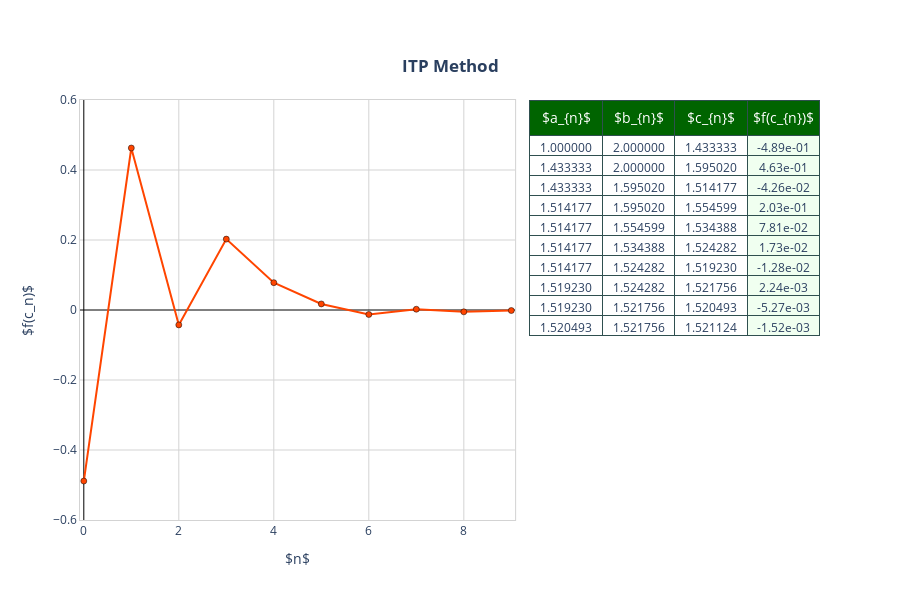

Notebook source saved alongside this figure:
### Markdown cell above
Furthermore, for the above example, we have,

### Code cell
data = ITP_Method(f, a, b, TOL = 5e-4)
#
Bracketing_Methods_Figs(data, Name = 'ITP Method', YL = [-.6, .6], CL = 'OrangeRed')

### Figure 1 — Plotly figure (JSON) as saved in the notebook; plotly's stock layout.template omitted (floating-point values rounded to 4 significant figures)
{"data": [{"marker": {"color": "OrangeRed", "line": {"color": "Black", "width": 0.5}}, "mode": "lines+markers", "opacity": 1, "type": "scatter", "x": [0, 1, 2, 3, 4, 5, 6, 7, 8, 9], "xaxis": "x", "y": [-0.4886, 0.4629, -0.04258, 0.2025, 0.07809, 0.01729, -0.01276, 0.002237, -0.005268, -0.001518], "yaxis": "y"}, {"cells": {"align": ["center", "center"], "fill": {"color": ["white", "white", "white", "HoneyDew"]}, "font": {"size": 12}, "height": 20, "line": {"color": "darkslategray"}, "values": [["1.000000", "1.433333", "1.433333", "1.514177", "1.514177", "1.514177", "1.514177", "1.519230", "1.519230", "1.520493"], ["2.000000", "2.000000", "1.595020", "1.595020", "1.554599", "1.534388", "1.524282", "1.524282", "1.521756", "1.521756"], ["1.433333", "1.595020", "1.514177", "1.554599", "1.534388", "1.524282", "1.519230", "1.521756", "1.520493", "1.521124"], ["-4.89e-01", "4.63e-01", "-4.26e-02", "2.03e-01", "7.81e-02", "1.73e-02", "-1.28e-02", "2.24e-03", "-5.27e-03", "-1.52e-03"]]}, "domain": {"x": [0.608, 1], "y": [0, 1]}, "header": {"align": ["center", "center"], "fill": {"color": "DarkGreen"}, "font": {"color": "white", "size": 14}, "height": 25, "line": {"color": "darkslategray"}, "values": ["$a_{n}$", "$b_{n}$", "$c_{n}$", "$f(c_{n})$"]}, "type": "table"}], "layout": {"height": 600, "legend": {"bordercolor": "Blue", "borderwidth": 1, "font": {"color": "black", "size": 12}, "orientation": "v", "x": 0.02, "y": 0.98}, "plot_bgcolor": "white", "title": {"text": "<b>ITP Method<b>", "x": 0.5, "xanchor": "center", "y": 0.9, "yanchor": "top"}, "xaxis": {"anchor": "y", "domain": [0, 0.588], "gridcolor": "Lightgray", "gridwidth": 1, "linecolor": "Lightgray", "linewidth": 1, "mirror": true, "range": [-0.08, 9.08], "showgrid": true, "showline": true, "title": {"text": "$n$"}, "type": "linear", "zeroline": true, "zerolinecolor": "Black", "zerolinewidth": 1}, "yaxis": {"anchor": "x", "domain": [0, 1], "gridcolor": "Lightgray", "gridwidth": 1, "linecolor": "Lightgray", "linewidth": 1, "mirror": true, "range": [-0.6, 0.6], "showgrid": true, "showline": true, "title": {"text": "$f(c_n)$"}, "type": "linear", "zeroline": true, "zerolinecolor": "Black", "zerolinewidth": 1}}}
